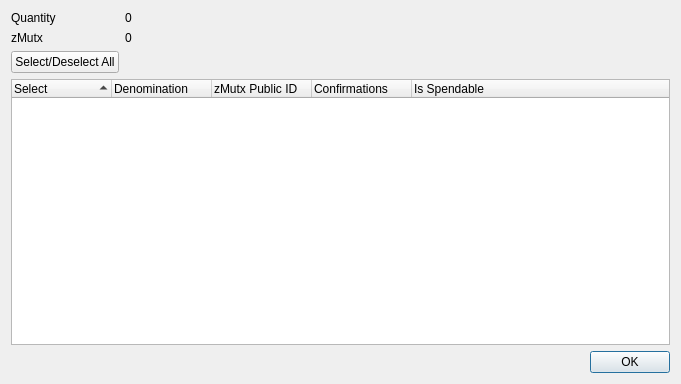
<?xml version="1.0" encoding="UTF-8"?>
<ui version="4.0">
 <class>zMutxControlDialog</class>
 <widget class="QDialog" name="zMutxControlDialog">
  <property name="geometry">
   <rect>
    <x>0</x>
    <y>0</y>
    <width>681</width>
    <height>384</height>
   </rect>
  </property>
  <property name="minimumSize">
   <size>
    <width>681</width>
    <height>384</height>
   </size>
  </property>
  <property name="windowTitle">
   <string>Select zMutx to Spend</string>
  </property>
  <layout class="QGridLayout" name="gridLayout">
   <item row="0" column="0">
    <layout class="QFormLayout" name="formLayout">
     <property name="sizeConstraint">
      <enum>QLayout::SetDefaultConstraint</enum>
     </property>
     <item row="0" column="0">
      <widget class="QLabel" name="labelQuantity">
       <property name="text">
        <string>Quantity</string>
       </property>
      </widget>
     </item>
     <item row="0" column="1">
      <widget class="QLabel" name="labelQuantity_int">
       <property name="text">
        <string>0</string>
       </property>
      </widget>
     </item>
     <item row="1" column="0">
      <widget class="QLabel" name="labelzMutx">
       <property name="text">
        <string>zMutx</string>
       </property>
      </widget>
     </item>
     <item row="1" column="1">
      <widget class="QLabel" name="labelzMutx_int">
       <property name="text">
        <string>0</string>
       </property>
      </widget>
     </item>
     <item row="2" column="0">
      <widget class="QPushButton" name="pushButtonAll">
       <property name="text">
        <string>Select/Deselect All</string>
       </property>
      </widget>
     </item>
    </layout>
   </item>
   <item row="1" column="0">
    <layout class="QVBoxLayout" name="verticalLayout">
     <item>
      <widget class="QTreeWidget" name="treeWidget">
       <property name="minimumSize">
        <size>
         <width>0</width>
         <height>250</height>
        </size>
       </property>
       <property name="alternatingRowColors">
        <bool>true</bool>
       </property>
       <property name="sortingEnabled">
        <bool>true</bool>
       </property>
       <property name="columnCount">
        <number>5</number>
       </property>
       <attribute name="headerDefaultSectionSize">
        <number>100</number>
       </attribute>
       <column>
        <property name="text">
         <string notr="true">Select</string>
        </property>
       </column>
       <column>
        <property name="text">
         <string notr="true">Denomination</string>
        </property>
       </column>
       <column>
        <property name="text">
         <string notr="true">zMutx Public ID</string>
        </property>
       </column>
       <column>
        <property name="text">
         <string notr="true">Confirmations</string>
        </property>
       </column>
       <column>
        <property name="text">
         <string>Is Spendable</string>
        </property>
       </column>
      </widget>
     </item>
     <item>
      <widget class="QDialogButtonBox" name="buttonBox">
       <property name="orientation">
        <enum>Qt::Horizontal</enum>
       </property>
       <property name="standardButtons">
        <set>QDialogButtonBox::Ok</set>
       </property>
      </widget>
     </item>
    </layout>
   </item>
  </layout>
 </widget>
 <resources/>
 <connections>
  <connection>
   <sender>buttonBox</sender>
   <signal>accepted()</signal>
   <receiver>zMutxControlDialog</receiver>
   <slot>accept()</slot>
   <hints>
    <hint type="sourcelabel">
     <x>248</x>
     <y>254</y>
    </hint>
    <hint type="destinationlabel">
     <x>157</x>
     <y>274</y>
    </hint>
   </hints>
  </connection>
  <connection>
   <sender>buttonBox</sender>
   <signal>rejected()</signal>
   <receiver>zMutxControlDialog</receiver>
   <slot>reject()</slot>
   <hints>
    <hint type="sourcelabel">
     <x>316</x>
     <y>260</y>
    </hint>
    <hint type="destinationlabel">
     <x>286</x>
     <y>274</y>
    </hint>
   </hints>
  </connection>
 </connections>
</ui>
